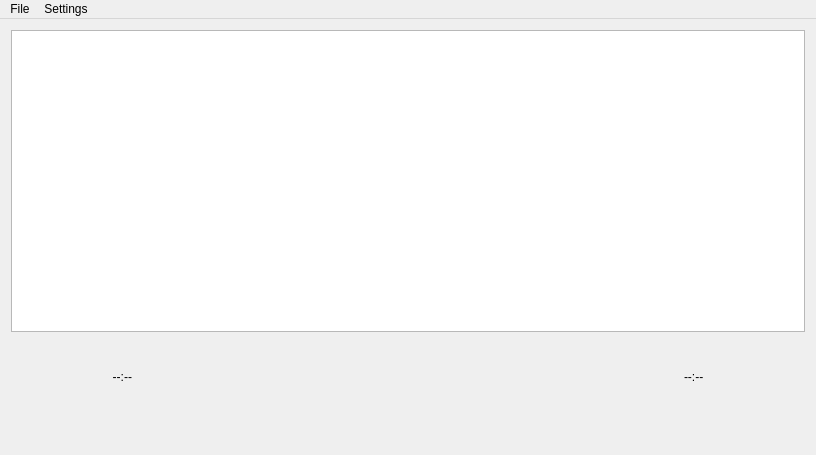
<?xml version="1.0" encoding="UTF-8"?>
<ui version="4.0">
 <class>PlayerWindow</class>
 <widget class="QMainWindow" name="PlayerWindow">
  <property name="geometry">
   <rect>
    <x>0</x>
    <y>0</y>
    <width>816</width>
    <height>455</height>
   </rect>
  </property>
  <property name="minimumSize">
   <size>
    <width>720</width>
    <height>455</height>
   </size>
  </property>
  <property name="windowTitle">
   <string>Media Player</string>
  </property>
  <widget class="QWidget" name="centralWidget">
   <layout class="QGridLayout" name="gridLayout">
    <item row="0" column="0" colspan="6">
     <widget class="QTreeView" name="libraryView">
      <property name="palette">
       <palette>
        <active>
         <colorrole role="Highlight">
          <brush brushstyle="SolidPattern">
           <color alpha="255">
            <red>85</red>
            <green>0</green>
            <blue>127</blue>
           </color>
          </brush>
         </colorrole>
         <colorrole role="HighlightedText">
          <brush brushstyle="SolidPattern">
           <color alpha="255">
            <red>0</red>
            <green>0</green>
            <blue>0</blue>
           </color>
          </brush>
         </colorrole>
        </active>
        <inactive>
         <colorrole role="Highlight">
          <brush brushstyle="SolidPattern">
           <color alpha="255">
            <red>85</red>
            <green>0</green>
            <blue>127</blue>
           </color>
          </brush>
         </colorrole>
         <colorrole role="HighlightedText">
          <brush brushstyle="SolidPattern">
           <color alpha="255">
            <red>0</red>
            <green>0</green>
            <blue>0</blue>
           </color>
          </brush>
         </colorrole>
        </inactive>
        <disabled>
         <colorrole role="Highlight">
          <brush brushstyle="SolidPattern">
           <color alpha="255">
            <red>85</red>
            <green>0</green>
            <blue>127</blue>
           </color>
          </brush>
         </colorrole>
         <colorrole role="HighlightedText">
          <brush brushstyle="SolidPattern">
           <color alpha="255">
            <red>0</red>
            <green>0</green>
            <blue>0</blue>
           </color>
          </brush>
         </colorrole>
        </disabled>
       </palette>
      </property>
      <property name="focusPolicy">
       <enum>Qt::StrongFocus</enum>
      </property>
      <property name="styleSheet">
       <string notr="true">QTreeView::item:selected {
	background-color: rgb(236, 193, 190);
}
QTreeView {
	outline: none;
}</string>
      </property>
      <property name="frameShadow">
       <enum>QFrame::Plain</enum>
      </property>
      <property name="autoScroll">
       <bool>true</bool>
      </property>
      <property name="editTriggers">
       <set>QAbstractItemView::SelectedClicked</set>
      </property>
      <property name="alternatingRowColors">
       <bool>true</bool>
      </property>
      <property name="selectionBehavior">
       <enum>QAbstractItemView::SelectRows</enum>
      </property>
      <property name="indentation">
       <number>0</number>
      </property>
      <property name="uniformRowHeights">
       <bool>true</bool>
      </property>
      <property name="itemsExpandable">
       <bool>false</bool>
      </property>
      <property name="sortingEnabled">
       <bool>true</bool>
      </property>
      <property name="allColumnsShowFocus">
       <bool>false</bool>
      </property>
      <property name="expandsOnDoubleClick">
       <bool>false</bool>
      </property>
     </widget>
    </item>
    <item row="2" column="5">
     <spacer name="rightHorizontalSpacer">
      <property name="orientation">
       <enum>Qt::Horizontal</enum>
      </property>
      <property name="sizeHint" stdset="0">
       <size>
        <width>120</width>
        <height>20</height>
       </size>
      </property>
     </spacer>
    </item>
    <item row="2" column="1">
     <widget class="QLabel" name="timePassed">
      <property name="minimumSize">
       <size>
        <width>55</width>
        <height>55</height>
       </size>
      </property>
      <property name="maximumSize">
       <size>
        <width>20</width>
        <height>55</height>
       </size>
      </property>
      <property name="text">
       <string>--:--</string>
      </property>
      <property name="alignment">
       <set>Qt::AlignRight|Qt::AlignTop|Qt::AlignTrailing</set>
      </property>
     </widget>
    </item>
    <item row="3" column="3">
     <spacer name="bottomVerticalSpacer">
      <property name="orientation">
       <enum>Qt::Vertical</enum>
      </property>
      <property name="sizeType">
       <enum>QSizePolicy::Fixed</enum>
      </property>
      <property name="sizeHint" stdset="0">
       <size>
        <width>13</width>
        <height>13</height>
       </size>
      </property>
     </spacer>
    </item>
    <item row="2" column="0">
     <spacer name="leftHorizontalSpacer">
      <property name="orientation">
       <enum>Qt::Horizontal</enum>
      </property>
      <property name="sizeHint" stdset="0">
       <size>
        <width>120</width>
        <height>20</height>
       </size>
      </property>
     </spacer>
    </item>
    <item row="2" column="2" colspan="2">
     <widget class="PlayerControls" name="controls" native="true">
      <property name="minimumSize">
       <size>
        <width>540</width>
        <height>67</height>
       </size>
      </property>
     </widget>
    </item>
    <item row="1" column="2" colspan="2">
     <widget class="QLabel" name="currentTrackLabel">
      <property name="minimumSize">
       <size>
        <width>0</width>
        <height>20</height>
       </size>
      </property>
      <property name="text">
       <string/>
      </property>
      <property name="alignment">
       <set>Qt::AlignCenter</set>
      </property>
     </widget>
    </item>
    <item row="2" column="4">
     <widget class="QLabel" name="totalTime">
      <property name="minimumSize">
       <size>
        <width>55</width>
        <height>55</height>
       </size>
      </property>
      <property name="maximumSize">
       <size>
        <width>20</width>
        <height>55</height>
       </size>
      </property>
      <property name="text">
       <string>--:--</string>
      </property>
      <property name="alignment">
       <set>Qt::AlignLeading|Qt::AlignLeft|Qt::AlignTop</set>
      </property>
     </widget>
    </item>
   </layout>
  </widget>
  <widget class="QMenuBar" name="menuBar">
   <property name="geometry">
    <rect>
     <x>0</x>
     <y>0</y>
     <width>816</width>
     <height>21</height>
    </rect>
   </property>
   <widget class="QMenu" name="menuFile">
    <property name="title">
     <string>File</string>
    </property>
    <addaction name="actionAddToLibrary"/>
   </widget>
   <widget class="QMenu" name="menuSettings">
    <property name="title">
     <string>Settings</string>
    </property>
   </widget>
   <addaction name="menuFile"/>
   <addaction name="menuSettings"/>
  </widget>
  <action name="actionAddToLibrary">
   <property name="text">
    <string>Add File to Library</string>
   </property>
  </action>
 </widget>
 <layoutdefault spacing="6" margin="11"/>
 <customwidgets>
  <customwidget>
   <class>PlayerControls</class>
   <extends>QWidget</extends>
   <header>playercontrols.h</header>
   <container>1</container>
  </customwidget>
 </customwidgets>
 <resources/>
 <connections/>
</ui>
